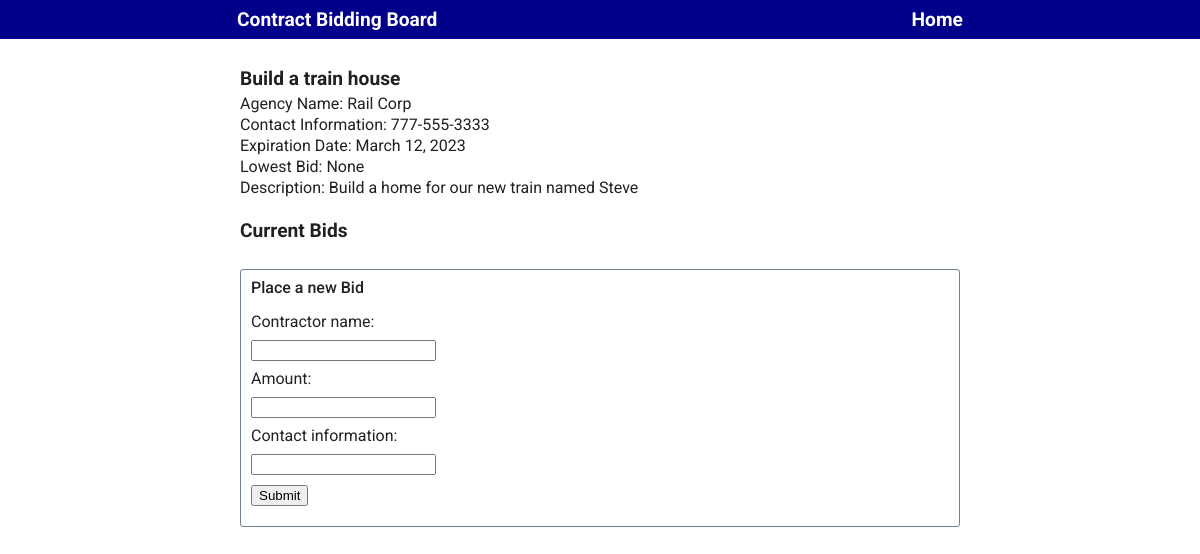
/contract/1, run on the app's committed database.
### board/models.py (models this page shows, shortened)
class Contract(models.Model):
    contract_title = models.CharField(max_length=200)  # length
    agency_name = models.CharField(max_length=200)  # length
    contact_information = models.CharField(max_length=500)  # length
    bidding_end_date = models.DateField()
    job_description = models.TextField()
    @property
    def lowest_bid(self):
        bids = Bid.objects.filter(contract__pk=self.pk)
        lowest_bid = float('inf')
        for bid in bids:
            lowest_bid = min(bid.amount, lowest_bid)
        return lowest_bid if lowest_bid < float('inf') else 0

### board/views.py (the view)
# urls.py: path('contract/<int:contract_id>', board_views.contract),
@require_http_methods(["GET", "POST"])
def contract(request, contract_id):
    contract = Contract.objects.get(id=contract_id)
    if request.method == 'POST':
        form = BidForm(for_contract=contract, data=request.POST)
        form.save()
        return redirect(request.path)
    form = BidForm(for_contract=contract)
    bids = Bid.objects.filter(contract__pk=contract.pk)[::-1]
    return render(request, 'contract.html', {'contract': contract, 'bids': bids, 'form': form})

### board/forms.py
class BidForm(ModelForm):
    def __init__(self, for_contract, *args, **kwargs):
        super().__init__(*args, **kwargs)
        self.instance.contract = for_contract
    class Meta:
        model = Bid
        fields = ['contractor_name', 'amount', 'contact_information']

### board/templates/contract.html (shortened to what this page needs)
{% extends 'base.html' %}
{% block content %}
    <section id="contract">
        <h2>{{ contract.contract_title }}</h1>
        <div class="listing-items">
            <div>
                <span>Agency Name:</span>
                <span class="contract-agency-name">{{ contract.agency_name }}</span>
            </div>
            <div>
                <span>Contact Information:</span>
                <span class="contract-contact-information">{{ contract.contact_information }}</span>
            </div>
            <div>
                <span>Expiration Date:</span>
                <span class="contract-bidding-end-date">{{ contract.bidding_end_date }}</span></div>
            <div>
                <span>Lowest Bid:</span>
                <span class="contract-lowest-bid">{% if contract.lowest_bid == 0 %} None {% else %} ${{ contract.lowest_bid }} {% endif %}</span></div>
            <div>
                <span>Description:</span>
                <span class="contract-job-description">{{ contract.job_description }}</span>
            </div>
        </div>
    </section>
    <section class="bid-list">
        <h2>Current Bids</h2>
    </section>
    <section>
        <form action="{{ contract.pk }}" method="post">
        <h3>Place a new Bid</h3>
            {{ form }}
            <input type="submit" value="Submit" id="submit" />
        </form>
    </section>
{% endblock %}

### board/static/style.css (style rules this page uses)
html, body, div, span, applet, object, iframe, h1, h2, h3, h4, h5, h6, p, blockquote, pre, a, abbr, acronym, address, big, cite, code, del, dfn, em, img, ins, kbd, q, s, samp, small, strike, strong, sub, sup, tt, var, b, u, i, center, dl, dt, dd, ol, ul, li, fieldset, form, label, legend, table, caption, tbody, tfoot, thead, tr, th, td, article, aside, canvas, details, embed, figure, figcaption, footer, header, hgroup, menu, nav, output, ruby, section, summary, time, mark, audio, video { margin: 0; padding: 0; border: 0; font-size: 100%; font: inherit; vertical-align: baseline; }
article, aside, details, figcaption, figure, footer, header, hgroup, menu, nav, section { display: block; }
body { line-height: 1; }
body { color: rgb(32, 33, 36); font-family: 'Roboto', sans-serif; font-weight: medium; }
h2 { font-size: larger; font-weight: bold; }
h3 { font-weight: 500; }
form { border: 1pt solid slategray; border-radius: 3px; padding: 10px; }
form > * { margin-bottom: 10px; }
input, label { display: block; }
input, textarea { margin-top: 2px; }
section { margin-bottom: 20px; }
.contract-listing > h1, h2, h3 { padding-bottom: 8px; }
.listing-items > div { padding-bottom: 5px; }

### data on the page
Contract: contract_title "Build a train house", agency_name "Rail Corp", contact_information "777-555-3333", bidding_end_date "March 12, 2023", job_description "Build a home for our new train named Steve"
